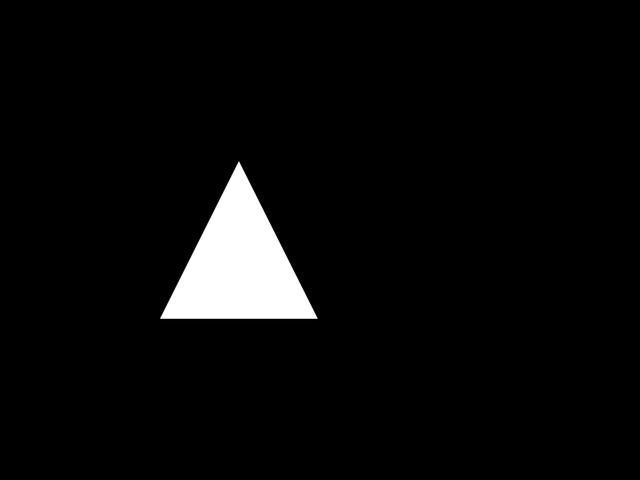
#> input picture frame 162 of extraction-video-features/formas-geometricas.mov, 640 x 480 px
$ jupyter execute 'Trabalhando_com_vídeos.ipynb'
#> lines starting #> are read from the running program, lines starting #| are printed output that depends on the picture; after the words box and inside, x2 and y2 are one past the last pixel; in counts of white or black regions, pixels touching at a corner belong together
[cell 1]
#Bibliotecas
import cv2
import numpy as np
import statistics
video = cv2.VideoCapture("formas-geometricas.mov")
while True:
    ret, frame = video.read()
#> frame is the input picture: shape (480, 640, 3); min 0, max 255, mean 10.3
    cv2.imshow('frame', frame)
    if cv2.waitKey(1) & 0xFF == ord("q"):
#> (key q is pressed here)
        break

**Leitura de arquivo de vídeo**

A função utilizada para fazer a leitura de um vídeo é VideoCapture, esta função possuí apenas um parâmetro:

- Arquivo_de_video: O arquivo de vídeo que será utilizado no programa.

Esta função retorna o objeto do vídeo.

É possível ler o vídeo frame a frame utilizando o método "read", este comando retorna:

- ret: True ou False se o frame foi corretamente lido ou não. É possível verificar o final do vídeo através deste valor.
- frame: A imagem do frame.

No exemplo a seguir são mostrados todos os frames

**Capturando imagens a partir da câmera**

Para capturar as imagens a partir da câmera do computador, basta colocar o parâmetro inteiro em VideoCapture, onde este valor identifica qual câmera esta conectada no computador. Por exemplo se apenas uma câmera estiver conectada no computador, esta será o valor 0.

Um detalhe importante que esta plataforma (Google Colab) não consegue fazer uso da câmera, por isso para apresentar esta implementação será utilizado o Visual Code com o OpenCV local.

[cell 2]
#Este programa deve ser executado no Visual Code utilizando Python e OpenCV

import numpy as np
import cv2
from matplotlib import pyplot as plt

cap = cv2.VideoCapture(0)

while(True):
    # Captura frame a frame
    ret, frame = cap.read()

    # Processamento
    gray = cv2.cvtColor(frame, cv2.COLOR_BGR2GRAY)
    resultado = cv2.Canny(gray, 50, 50)
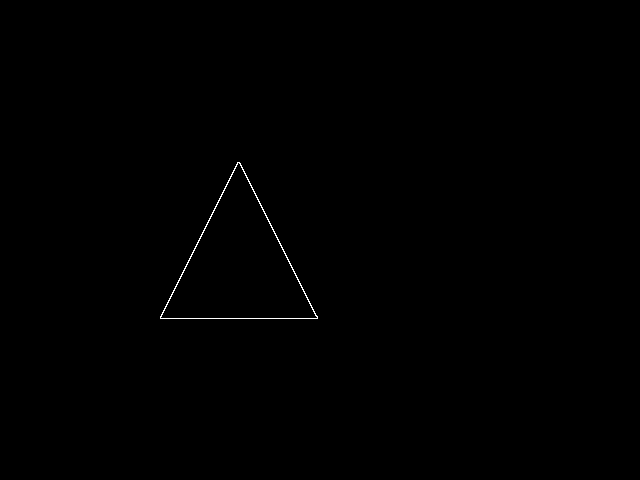
#> resultado: shape (480, 640); 0.2% white in thin lines or dots, all inside (x1, y1, x2, y2) = (160, 162, 318, 319)
    flipVertical = cv2.flip(gray, 0)
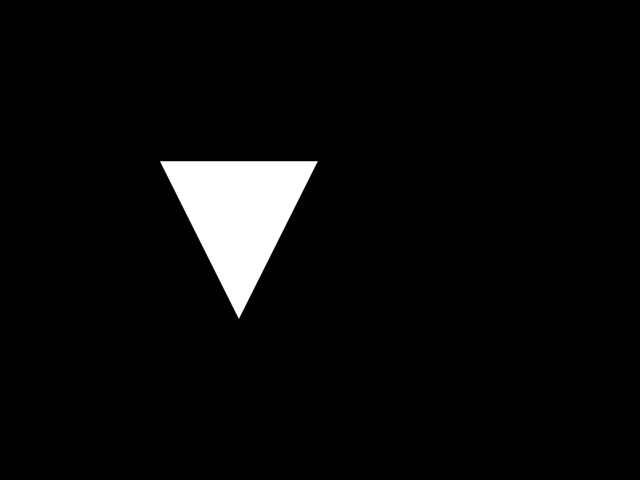
#> flipVertical: shape (480, 640); min 0, max 255, mean 10.3
    flipHorizontal = cv2.flip(gray, 1)
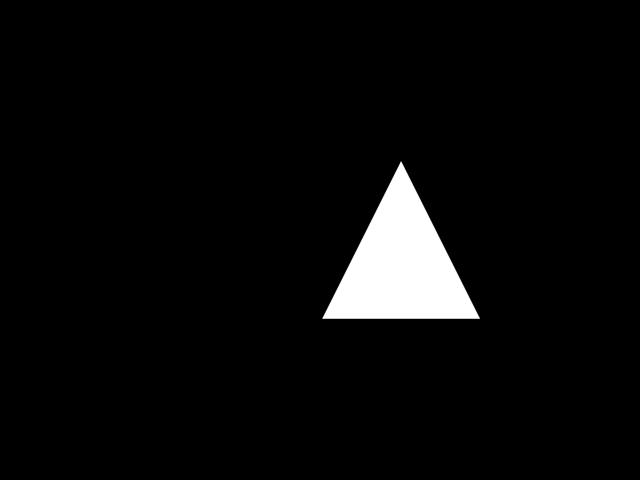
#> flipHorizontal: shape (480, 640); min 0, max 255, mean 10.3
    flipAmbos = cv2.flip(gray, -1)
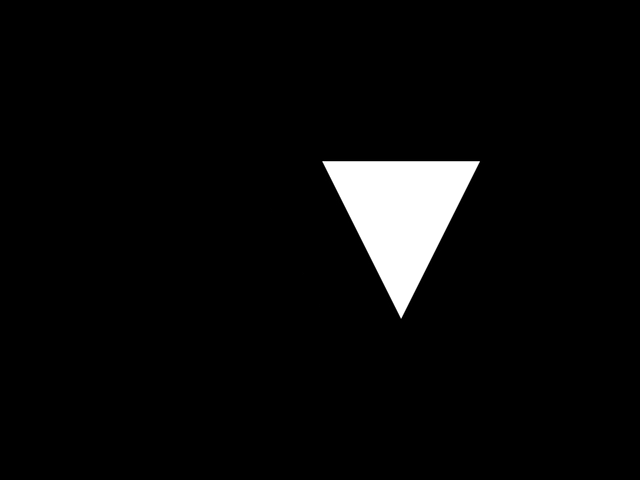
#> flipAmbos: shape (480, 640); min 0, max 255, mean 10.3

    # Mostra a imagem
    #cv2.imshow('frame',frame)
    #cv2.imshow('frame',gray)
    cv2.imshow('frame',resultado)
    #cv2.imshow('frame',flipVertical)
    #cv2.imshow('frame',flipHorizontal)
    #cv2.imshow('frame',flipAmbos)

    if cv2.waitKey(1) & 0xFF == ord('q'):
#> (key q is pressed here)
        break

# When everything done, release the capture
cap.release()
cv2.destroyAllWindows()
